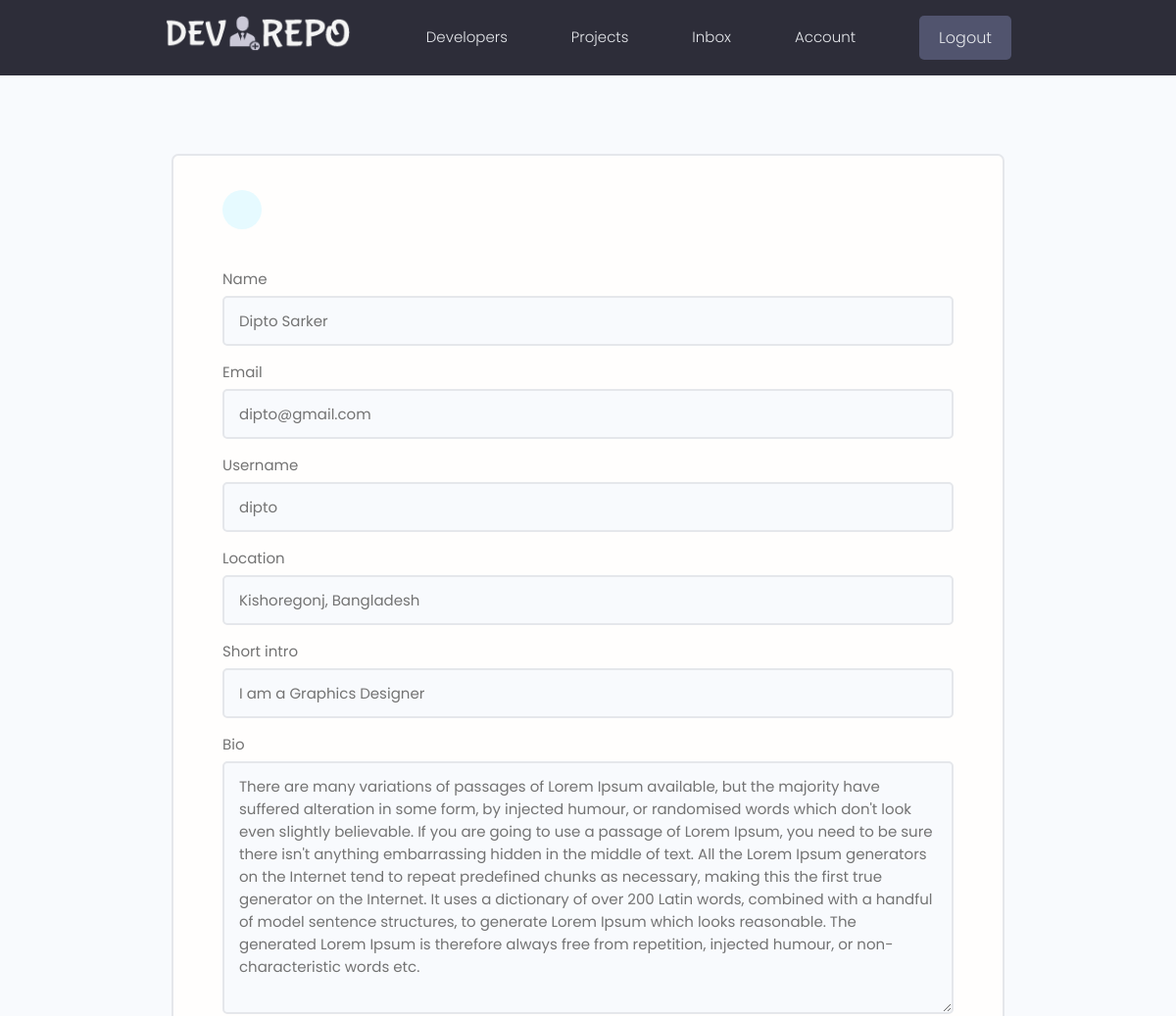
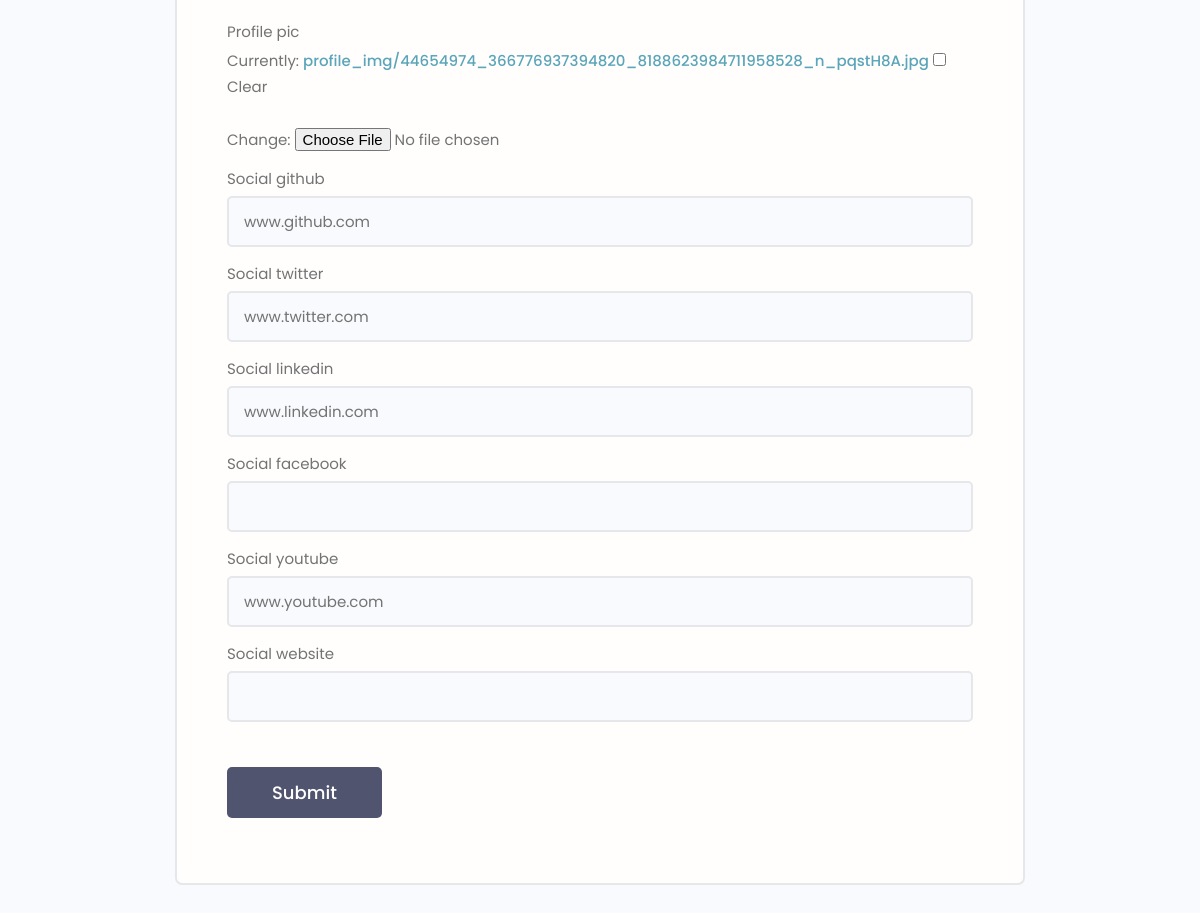
The app's page /edit-account/ (signed in) with its own data (2 pictures, top to bottom).
### users/models.py (models this page shows, shortened)
class Profile(models.Model):
    user = models.OneToOneField(
        User, on_delete=models.CASCADE, null=True, blank=True)
    name = models.CharField(max_length=200, blank=True, null=True)
    email = models.EmailField(max_length=200, blank=True, null=True)
    username = models.CharField(max_length=200, blank=True, null=True)
    location = models.CharField(max_length=200, blank=True, null=True)
    short_intro = models.CharField(max_length=200, blank=True, null=True)
    bio = models.TextField(blank=True, null=True)
    profile_pic = models.ImageField(
        upload_to='profile_img/', null=True, blank=True, default='user.png')
    social_github = models.CharField(max_length=200, blank=True, null=True)
    social_twitter = models.CharField(max_length=200, blank=True, null=True)
    social_linkedin = models.CharField(max_length=200, blank=True, null=True)
    social_facebook = models.CharField(max_length=200, blank=True, null=True)
    social_youtube = models.CharField(max_length=200, blank=True, null=True)
    social_website = models.CharField(max_length=200, blank=True, null=True)
    created = models.DateTimeField(auto_now_add=True)
    id = models.UUIDField(default=uuid.uuid4, unique=True,
                          primary_key=True, editable=False)

### users/views.py (the view, shortened to what this page needs)
# urls.py: path('edit-account/', views.editAccount, name="edit-account"),
@login_required(login_url='login')
def editAccount(request):
    profile = request.user.profile
    form = ProfileForm(instance=profile)
    context = {'form': form}
    return render(request, 'users/profile_form.html', context)

### users/forms.py
class ProfileForm(forms.ModelForm):
    class Meta:
        model = Profile
        fields = '__all__'
        exclude = ['user']
    def __init__(self, *args, **kwargs):
        super(ProfileForm, self).__init__(*args, **kwargs)
        for name, field in self.fields.items():
            field.widget.attrs.update({'class': 'input'})

### Django-2021-master/users/templates/users/profile_form.html (shortened to what this page needs)
{% extends 'main.html' %}
{% block content %}
<main class="formPage my-xl">
    <div class="content-box">
        <div class="formWrapper">
            <a class="backButton" href="{% url 'account' %}"></a>
            <br>
            <form class="form" method="POST" action="{% url 'edit-account' %}" enctype="multipart/form-data">
                {% for field in form %}
                <div class="form__field">
                    <label for="formInput#text">{{field.label}}</label>
                    {{field}}
                </div>
                {% endfor %}
                <input class="btn btn--sub btn--lg  my-md" type="submit" value="Submit" />
            </form>
        </div>
    </div>
</main>
{% endblock content %}

### static/styles/app.css (style rules this page uses)
:root { --color-sub: #2d2d39; }
.btn--sub { background-color: var(--color-sub-light); }
.content-box { width: 95%; max-width: 85rem; margin: 0 auto; }
.backButton { background: var(--color-main-light); color: var(--color-main); width: 4rem; height: 4rem; display: flex; align-items: center; justify-content: center; border-radius: 50%; }
.formPage .formWrapper { list-style: none; background: var(--color-white); padding: 3.5rem 5rem; border: 2px solid var(--color-light); border-radius: 0.7rem; }

### static/uikit/styles/modules/_variables.css (style rules this page uses)
:root { --color-main: #5aa5b9; --color-main-light: #e6faff; --color-sub: #3f4156; --color-sub-light: #51546e; --color-sub-lighter: #ededfd; --color-text: #737373; --color-gray: #8b8b8b; --color-light: #e5e7eb; --color-light-gray: #767676; --color-bg: #f8fafd; --color-white: #fffefd; --color-white-light: #f3f3f3; --color-success: #359e64; --color-success-bg: #def8e8; --color-error: #fc4b0b; --color-error-bg: #fff2ee; --font-base: 'Poppins', arial, helvetica, 'Segoe UI', roboto, ubuntu, sans-serif; --font-monospace: 'Fira Code', 'Courier New', courier, monospace; --font-regular: 300; --font-medium: 500; --font-bold: 700; --generic-shadow: 1px 1px 5px #00000010; --generic-transition: all 0.3s ease-in-out; }

### static/uikit/styles/modules/_base.css (style rules this page uses)
* { margin: 0; padding: 0; box-sizing: border-box; text-rendering: optimizeLegibility; color: inherit; font-size: inherit; }
html { font-size: 50%; }
@media only screen and (min-width: 480px) { html { font-size: 56.25%; } }
@media only screen and (min-width: 1200px) { html { font-size: 62.5%; } }
body { line-height: 1.6; font-weight: 400; font-size: 1.5rem; color: var(--color-text); background-color: var(--color-bg); min-height: 100vh; }

### static/uikit/styles/modules/_typography.css (style rules this page uses)
* { font-family: var(--font-base); }
a { padding-bottom: 2px; text-decoration: none; display: inline-block; color: var(--color-main); font-weight: var(--font-medium); }

### static/uikit/styles/modules/_utilities.css (style rules this page uses)
.my-md { margin: 3rem auto; }
.my-xl { margin: 8rem auto; }

### static/uikit/styles/modules/_button.css (style rules this page uses)
.btn { display: inline-block; position: relative; cursor: pointer; background-color: var(--color-light); font-weight: var(--font-medium); color: var(--color-sub); text-decoration: none; padding: 1rem 2rem; border-radius: 0.5rem; border: none; width: -webkit-fit-content; width: -moz-fit-content; width: fit-content; height: -webkit-fit-content; height: -moz-fit-content; height: fit-content; font-size: 1.6rem; outline-width: 0; outline-color: transparent; -webkit-backface-visibility: hidden; backface-visibility: hidden; transition: all 0.3s ease-in-out; }
.btn--sub { background-color: var(--color-sub); color: var(--color-white); }
.btn--lg { font-size: 1.8rem; padding: 1.2rem 4.5rem; }

### static/uikit/styles/modules/_form.css (style rules this page uses)
.form { display: block; }
.form__field { margin-top: 1.5rem; margin-bottom: 1.5rem; }
.form__label, .form__field > label { display: block; margin-bottom: 0.5rem; color: var(--color-text); }
input.input[type='text'], input.input[type='email'], input.input[type='password'], input.input[type='number'], textarea.input { min-width: 24rem; width: 100%; padding: 1.2rem 1.5rem; border-radius: 0.5rem; border: 2px solid var(--color-light); transition: all 0.3s ease-in-out; background-color: var(--color-bg); }

### records on screen
Profile: form "Dipto Sarker" "dipto@gmail.com" "dipto" "Kishoregonj, Bangladesh" "I am a Graphics Designer" "There are many variations of passages of Lorem Ipsum available, but the majority have suffered alteration in some form, by injected humour, or randomised words which don't look even slightly believable. If you are going to use a passage of Lorem Ipsum, you need to be sure there isn't anything embarrassing hidden in the middle of text. All the Lorem Ipsum generators on the Internet tend to repeat predefined chunks as necessary, making this the first true generator on the Internet. It uses a dictionary of over 200 Latin words, combined with a handful of model sentence structures, to generate Lorem Ipsum which looks reasonable. The generated Lorem Ipsum is therefore always free from…" "www.github.com" "www.twitter.com" "www.linkedin.com" "www.youtube.com"

### other values on screen
{{ field.label }} "Name" "Email" "Username" "Location" "Short intro" "Bio" "Profile pic" "Social github" "Social twitter" "Social linkedin" "Social facebook" "Social youtube" "Social website"
